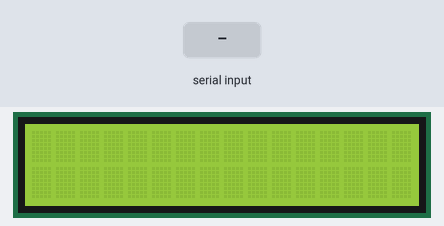
Bench run of a sketch on a simulated Arduino Uno, built with avr-gcc and run on an emulated ATmega328P. Shown: 16×2 character LCD. The test bench sets the inputs (shaded band). What the sketch prints to the serial monitor is not drawn.

Above: at 1.2 s.
1.3 s: byte 30 received over Serial
4.3 s: byte 90 received over Serial
At 5.0 s:
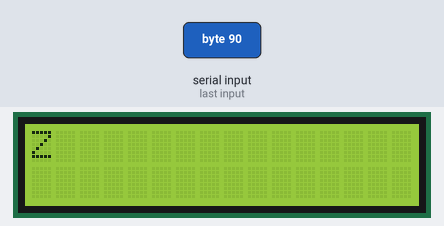
7.3 s: byte 120 received over Serial
At 7.7 s:
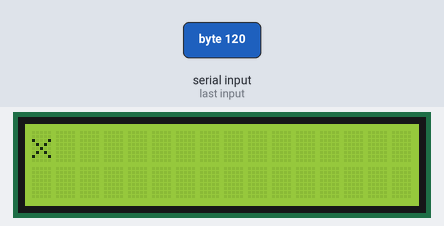
Timing chart, 0 to 10.3 s (numbered marks = the images above; inputs shaded):
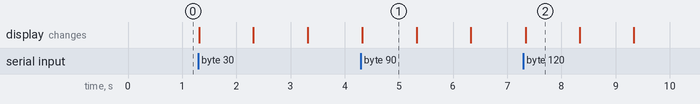

The sketch:

17_CLCD1.ino
```cpp
#include <LiquidCrystal.h>

LiquidCrystal lcd(12, 11, 5, 4, 3, 2);

void setup(){
  lcd.begin(16,2);
  Serial.begin(9600);
}

void loop(){
  if(Serial.available())
  {
    delay(10);
    int cnt = 0;
    int i = 0;
    lcd.setCursor(0,0);
    lcd.clear();
    while(Serial.available())
    {
      char val=Serial.read();

      Serial.print(val);
      lcd.print(val);
      cnt++;
      if(cnt==16)
        lcd.setCursor(0,1);
    }
    Serial.println();
    delay(1000);
    while(Serial.available()==0)
    {
      while(i<3)
      {
        lcd.noDisplay();
        delay(1000);
        lcd.display();
        delay(1000);
        i++;
        if(Serial.available()>0)
          break;
      }
      if(Serial.available()>0)
        break;
      lcd.scrollDisplayLeft();
      delay(300);
    }
   }
}
```

Measured:
- after the input at 4.3 s, the display: changes at once (image 1)
- after the input at 7.3 s, the display: changes at once (image 2)
- what the display in image 1 shows lasts 1.0 s, from 4.3 s to 5.3 s
